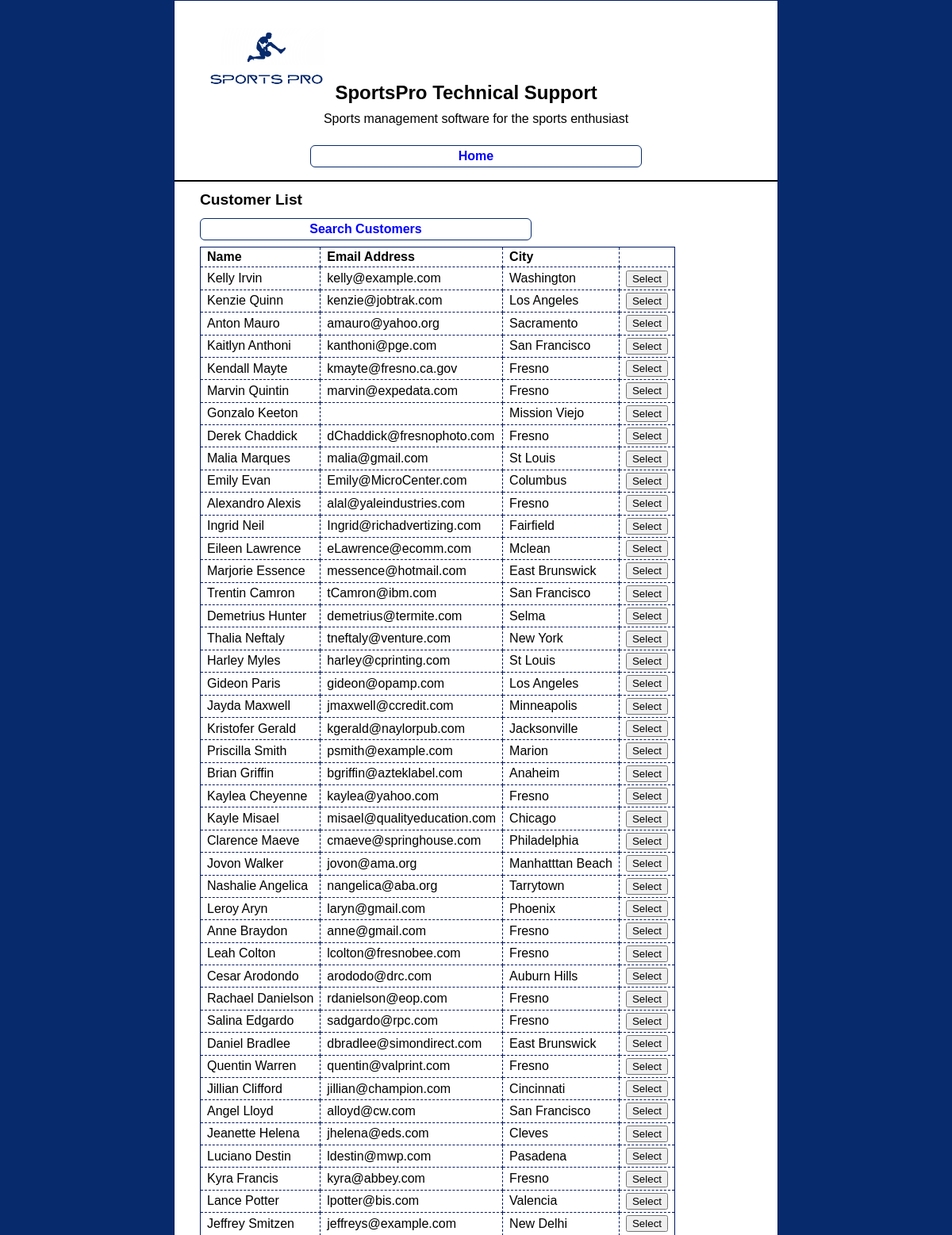
Page /customer_manager/index.php (upper part) on the committed database.
### tables this page shows
CREATE TABLE `customers` (
  `customerID` int(11) NOT NULL,
  `firstName` varchar(50) NOT NULL,
  `lastName` varchar(50) NOT NULL,
  `address` varchar(50) NOT NULL,
  `city` varchar(50) NOT NULL,
  `state` varchar(50) NOT NULL,
  `postalCode` varchar(20) NOT NULL,
  `countryCode` char(2) NOT NULL,
  `phone` varchar(20) NOT NULL,
  `email` varchar(50) NOT NULL,
  `password` varchar(20) NOT NULL
);

### model/customer_db.php (called while the page is built, shortened)
<?php
function get_customers() {
    global $db;
    $query = 'SELECT * FROM customers';
    $statement = $db->prepare($query);
    $statement->execute();
    $customers = $statement->fetchAll();
    return $customers;
}
?>

### customer_manager/customer_list.php (the view, shortened to what this page needs)
<?php include '../view/header.php'; ?>
<main>
    <h2>Customer List</h2>
    <nav>
        <p><a href="index.php?action=search_customers">Search Customers</a></p>
    </nav>
    <?php if (empty($customers)) : ?>
        <p>No customers found.</p>
    <?php else : ?>
        <table>
            <tr>
                <th>Name</th>
                <th>Email Address</th>
                <th>City</th>
                <th>&nbsp;</th>
            </tr>
            <?php foreach ($customers as $customer) : ?>
                <tr>
                    <td><?php echo $customer['firstName'] . ' ' . $customer['lastName']; ?></td>
                    <td><?php echo $customer['email']; ?></td>
                    <td><?php echo $customer['city']; ?></td>
                    <td>
                        <form action="index.php" method="post">
                            <input type="submit" value="Select">
                        </form>
                    </td>
                </tr>
            <?php endforeach; ?>
        </table>
    <?php endif; ?>
</main>
<?php include '../view/footer.php'; ?>

### main.css (style rules this page uses)
html { background-color: #072A6C; }
body { margin-top: 0; font-family: Arial, Helvetica, sans-serif; width: 760px; margin: 0 auto; background-color: white; border: 1px solid #001963; }
nav a { display: inline-block; width: 22rem; text-align: center; border: 1px solid #072A6C; background: white; padding: 0.25rem; padding-left: 2rem; padding-right: 2rem; color: blue; font-weight: bold; text-decoration: none; border-radius: 6px; transition: all 0.4s; }
main { margin: 0; padding: .5em 2em .25em; }
h2 { font-size: 120%; margin: 0; padding: .25rem 0 .25rem; }
h1, h2 { color: black; }
p { margin: .5em 0 .5em 0; padding: 0; }
table { border: 1px solid #001963; border-collapse: collapse; }
td, th { border: 1px dashed #001963; padding: .2em .5em .2em .5em; text-align: left; }
form { margin: 0; }

### rows in the picture
customers: firstName "Kelly", lastName "Irvin", email "kelly@example.com", city "Washington"
customers: firstName "Kenzie", lastName "Quinn", email "kenzie@jobtrak.com", city "Los Angeles"
customers: firstName "Anton", lastName "Mauro", email "amauro@yahoo.org", city "Sacramento"
customers: firstName "Kaitlyn", lastName "Anthoni", email "kanthoni@pge.com", city "San Francisco"
customers: firstName "Kendall", lastName "Mayte", email "kmayte@fresno.ca.gov", city "Fresno"
customers: firstName "Marvin", lastName "Quintin", email "marvin@expedata.com", city "Fresno"
customers: firstName "Gonzalo", lastName "Keeton", city "Mission Viejo"
customers: firstName "Derek", lastName "Chaddick", email "dChaddick@fresnophoto.com", city "Fresno"
customers: firstName "Malia", lastName "Marques", email "malia@gmail.com", city "St Louis"
customers: firstName "Emily", lastName "Evan", email "Emily@MicroCenter.com", city "Columbus"
customers: firstName "Alexandro", lastName "Alexis", email "alal@yaleindustries.com", city "Fresno"
customers: firstName "Ingrid", lastName "Neil", email "Ingrid@richadvertizing.com", city "Fairfield"
customers: firstName "Eileen", lastName "Lawrence", email "eLawrence@ecomm.com", city "Mclean"
customers: firstName "Marjorie", lastName "Essence", email "messence@hotmail.com", city "East Brunswick"
customers: firstName "Trentin", lastName "Camron", email "tCamron@ibm.com", city "San Francisco"
customers: firstName "Demetrius", lastName "Hunter", email "demetrius@termite.com", city "Selma"
customers: firstName "Thalia", lastName "Neftaly", email "tneftaly@venture.com", city "New York"
customers: firstName "Harley", lastName "Myles", email "harley@cprinting.com", city "St Louis"
customers: firstName "Gideon", lastName "Paris", email "gideon@opamp.com", city "Los Angeles"
customers: firstName "Jayda", lastName "Maxwell", email "jmaxwell@ccredit.com", city "Minneapolis"
customers: firstName "Kristofer", lastName "Gerald", email "kgerald@naylorpub.com", city "Jacksonville"
customers: firstName "Priscilla", lastName "Smith", email "psmith@example.com", city "Marion"
customers: firstName "Brian", lastName "Griffin", email "bgriffin@azteklabel.com", city "Anaheim"
customers: firstName "Kaylea", lastName "Cheyenne", email "kaylea@yahoo.com", city "Fresno"
customers: firstName "Kayle", lastName "Misael", email "misael@qualityeducation.com", city "Chicago"
customers: firstName "Clarence", lastName "Maeve", email "cmaeve@springhouse.com", city "Philadelphia"
customers: firstName "Jovon", lastName "Walker", email "jovon@ama.org", city "Manhatttan Beach"
customers: firstName "Nashalie", lastName "Angelica", email "nangelica@aba.org", city "Tarrytown"
customers: firstName "Leroy", lastName "Aryn", email "laryn@gmail.com", city "Phoenix"
customers: firstName "Anne", lastName "Braydon", email "anne@gmail.com", city "Fresno"
customers: firstName "Leah", lastName "Colton", email "lcolton@fresnobee.com", city "Fresno"
customers: firstName "Cesar", lastName "Arodondo", email "arododo@drc.com", city "Auburn Hills"
customers: firstName "Rachael", lastName "Danielson", email "rdanielson@eop.com", city "Fresno"
customers: firstName "Salina", lastName "Edgardo", email "sadgardo@rpc.com", city "Fresno"
customers: firstName "Daniel", lastName "Bradlee", email "dbradlee@simondirect.com", city "East Brunswick"
customers: firstName "Quentin", lastName "Warren", email "quentin@valprint.com", city "Fresno"
customers: firstName "Jillian", lastName "Clifford", email "jillian@champion.com", city "Cincinnati"
customers: firstName "Angel", lastName "Lloyd", email "alloyd@cw.com", city "San Francisco"
customers: firstName "Jeanette", lastName "Helena", email "jhelena@eds.com", city "Cleves"
customers: firstName "Luciano", lastName "Destin", email "ldestin@mwp.com", city "Pasadena"
customers: firstName "Kyra", lastName "Francis", email "kyra@abbey.com", city "Fresno"
customers: firstName "Lance", lastName "Potter", email "lpotter@bis.com", city "Valencia"
customers: firstName "Jeffrey", lastName "Smitzen", email "jeffreys@example.com", city "New Delhi"
